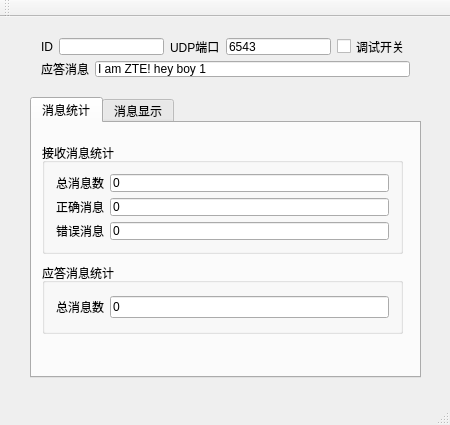
<?xml version="1.0" encoding="UTF-8"?>
<ui version="4.0">
 <class>Server</class>
 <widget class="QMainWindow" name="Server">
  <property name="geometry">
   <rect>
    <x>0</x>
    <y>0</y>
    <width>450</width>
    <height>425</height>
   </rect>
  </property>
  <property name="windowTitle">
   <string>服务器</string>
  </property>
  <widget class="QWidget" name="centralWidget">
   <widget class="QTabWidget" name="tabWidget">
    <property name="geometry">
     <rect>
      <x>30</x>
      <y>80</y>
      <width>391</width>
      <height>281</height>
     </rect>
    </property>
    <property name="currentIndex">
     <number>0</number>
    </property>
    <widget class="QWidget" name="tab">
     <attribute name="title">
      <string>消息统计</string>
     </attribute>
     <widget class="QGroupBox" name="groupBox">
      <property name="geometry">
       <rect>
        <x>10</x>
        <y>20</y>
        <width>361</width>
        <height>111</height>
       </rect>
      </property>
      <property name="title">
       <string>接收消息统计</string>
      </property>
      <layout class="QGridLayout" name="gridLayout_15">
       <item row="0" column="0">
        <layout class="QGridLayout" name="gridLayout_9">
         <item row="0" column="0">
          <layout class="QGridLayout" name="gridLayout_7">
           <item row="0" column="0">
            <widget class="QLabel" name="label_4">
             <property name="text">
              <string>总消息数</string>
             </property>
            </widget>
           </item>
           <item row="0" column="1">
            <widget class="QLineEdit" name="lineEdit_RecvMsgSum">
             <property name="text">
              <string>0</string>
             </property>
            </widget>
           </item>
          </layout>
         </item>
         <item row="1" column="0">
          <layout class="QGridLayout" name="gridLayout_6">
           <item row="0" column="0">
            <widget class="QLabel" name="label_5">
             <property name="text">
              <string>正确消息</string>
             </property>
            </widget>
           </item>
           <item row="0" column="1">
            <widget class="QLineEdit" name="lineEdit_RecvMsgRight">
             <property name="text">
              <string>0</string>
             </property>
            </widget>
           </item>
          </layout>
         </item>
         <item row="2" column="0">
          <layout class="QGridLayout" name="gridLayout_8">
           <item row="0" column="0">
            <widget class="QLabel" name="label_6">
             <property name="text">
              <string>错误消息</string>
             </property>
            </widget>
           </item>
           <item row="0" column="1">
            <widget class="QLineEdit" name="lineEdit_RecvMsgError">
             <property name="text">
              <string>0</string>
             </property>
            </widget>
           </item>
          </layout>
         </item>
        </layout>
       </item>
      </layout>
     </widget>
     <widget class="QGroupBox" name="groupBox_3">
      <property name="geometry">
       <rect>
        <x>10</x>
        <y>140</y>
        <width>361</width>
        <height>71</height>
       </rect>
      </property>
      <property name="title">
       <string>应答消息统计</string>
      </property>
      <layout class="QGridLayout" name="gridLayout_16">
       <item row="0" column="0">
        <layout class="QGridLayout" name="gridLayout_14">
         <item row="0" column="0">
          <widget class="QLabel" name="label_10">
           <property name="text">
            <string>总消息数</string>
           </property>
          </widget>
         </item>
         <item row="0" column="1">
          <widget class="QLineEdit" name="lineEdit_SendMsgSum">
           <property name="text">
            <string>0</string>
           </property>
          </widget>
         </item>
        </layout>
       </item>
      </layout>
     </widget>
    </widget>
    <widget class="QWidget" name="tab_2">
     <attribute name="title">
      <string>消息显示</string>
     </attribute>
     <widget class="QTableView" name="tableView">
      <property name="geometry">
       <rect>
        <x>0</x>
        <y>0</y>
        <width>391</width>
        <height>261</height>
       </rect>
      </property>
     </widget>
    </widget>
   </widget>
   <widget class="QWidget" name="layoutWidget">
    <property name="geometry">
     <rect>
      <x>30</x>
      <y>10</y>
      <width>391</width>
      <height>61</height>
     </rect>
    </property>
    <layout class="QGridLayout" name="gridLayout_5">
     <item row="0" column="0">
      <layout class="QGridLayout" name="gridLayout_4">
       <item row="0" column="0">
        <layout class="QGridLayout" name="gridLayout">
         <item row="0" column="0">
          <widget class="QLabel" name="label">
           <property name="text">
            <string>ID</string>
           </property>
          </widget>
         </item>
         <item row="0" column="1">
          <widget class="QLineEdit" name="lineEdit_ID"/>
         </item>
        </layout>
       </item>
       <item row="0" column="1">
        <layout class="QGridLayout" name="gridLayout_2">
         <item row="0" column="0">
          <widget class="QLabel" name="label_2">
           <property name="text">
            <string>UDP端口</string>
           </property>
          </widget>
         </item>
         <item row="0" column="1">
          <widget class="QLineEdit" name="lineEdit_UdpPort">
           <property name="text">
            <string>6543</string>
           </property>
          </widget>
         </item>
        </layout>
       </item>
       <item row="0" column="2">
        <widget class="QCheckBox" name="checkBox">
         <property name="text">
          <string>调试开关</string>
         </property>
        </widget>
       </item>
      </layout>
     </item>
     <item row="1" column="0">
      <layout class="QGridLayout" name="gridLayout_3">
       <item row="0" column="0">
        <widget class="QLabel" name="label_3">
         <property name="text">
          <string>应答消息</string>
         </property>
        </widget>
       </item>
       <item row="0" column="1">
        <widget class="QLineEdit" name="lineEdit_Msg">
         <property name="text">
          <string>I am ZTE! hey boy 1</string>
         </property>
        </widget>
       </item>
      </layout>
     </item>
    </layout>
   </widget>
  </widget>
  <widget class="QMenuBar" name="menuBar">
   <property name="geometry">
    <rect>
     <x>0</x>
     <y>0</y>
     <width>450</width>
     <height>23</height>
    </rect>
   </property>
  </widget>
  <widget class="QToolBar" name="mainToolBar">
   <attribute name="toolBarArea">
    <enum>TopToolBarArea</enum>
   </attribute>
   <attribute name="toolBarBreak">
    <bool>false</bool>
   </attribute>
  </widget>
  <widget class="QStatusBar" name="statusBar"/>
 </widget>
 <layoutdefault spacing="6" margin="11"/>
 <resources/>
 <connections/>
</ui>
